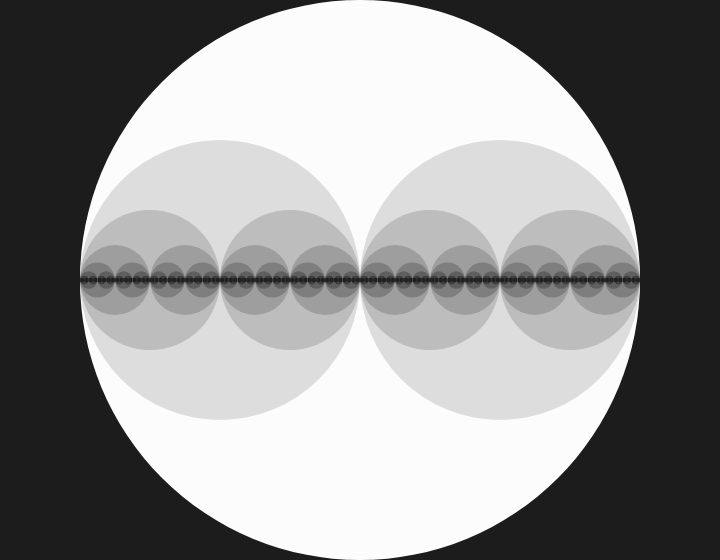
Frame 1 (no input)
Frame 2 (the mouse pressed at the canvas centre, redrawn once): identical to frame 1, image omitted

The p5.js sketch that drew this single still picture (run headless with seeded random() and noise() and a simulated clock; the mouse was pressed at the canvas centre and the sketch redrawn once):

// p5.js sketch
// ── sketch.js
function setup() {
  createCanvas(720, 560);
  noStroke();
  noLoop();
}

function draw() {
  background(28)
  drawCircle(width / 2, 280, 8);
}

function drawCircle(x, radius, level) { 
  const tt = (126 * level) / 4.0;
  fill(tt);
  ellipse(x, height / 2, radius * 2, radius * 2);
  if (level > 1) {  
    level = level - 1;  
    drawCircle(x - radius / 2, radius / 2, level);
    drawCircle(x + radius / 2, radius / 2, level);
  }
}

// ── style.css
html,
body {
  margin: 0;
  padding: 0;
  border: 0;
}

body {
  background-color: rgb(28, 28, 28);
}

h1 {
  text-align: center;
  color: white;
  text-transform: uppercase;
}

p1 {
  text-align: center;
  font-style: italic;
  font-weight: normal;
  font-size: 14px;
}

#wrapper {
  border: 1px solid #000;
}

#container {
  position: relative;
  width: 720px;
  float: left;
  padding: 10px;
  border-right: 1px solid #000;
}

#centered {
  position: absolute;
  top: 50%;
  left: 50%;
  text-align: center;
  transform: translate(-50%, -120%);
  font-weight: bold;
  font-size: 20px;
}
